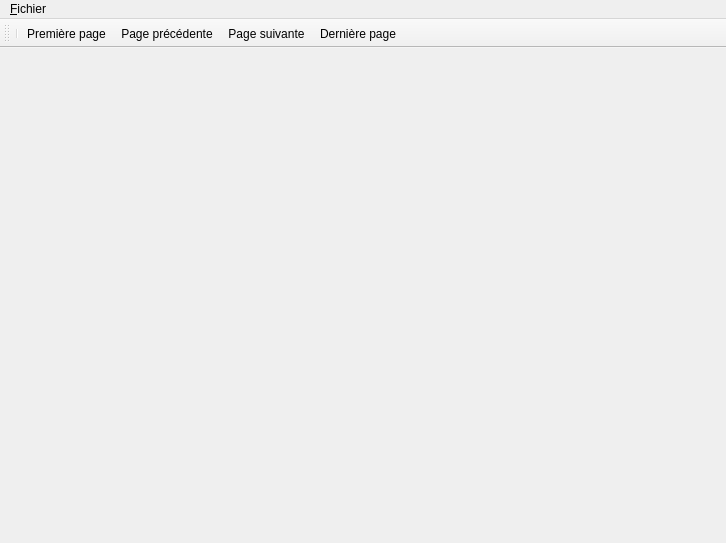
<?xml version="1.0" encoding="UTF-8"?>
<ui version="4.0">
 <class>MainFrm</class>
 <widget class="QMainWindow" name="MainFrm">
  <property name="geometry">
   <rect>
    <x>0</x>
    <y>0</y>
    <width>726</width>
    <height>543</height>
   </rect>
  </property>
  <property name="windowTitle">
   <string>MainWindow</string>
  </property>
  <widget class="QScrollArea" name="centralwidget">
   <property name="alignment">
    <set>Qt::AlignCenter</set>
   </property>
  </widget>
  <widget class="QMenuBar" name="menubar">
   <property name="geometry">
    <rect>
     <x>0</x>
     <y>0</y>
     <width>726</width>
     <height>21</height>
    </rect>
   </property>
   <widget class="QMenu" name="menu_Fichier">
    <property name="title">
     <string>&amp;Fichier</string>
    </property>
    <addaction name="actionOuvrir"/>
    <addaction name="separator"/>
    <addaction name="actionQuitter"/>
   </widget>
   <addaction name="menu_Fichier"/>
  </widget>
  <widget class="QToolBar" name="toolBar">
   <property name="windowTitle">
    <string>toolBar</string>
   </property>
   <attribute name="toolBarArea">
    <enum>TopToolBarArea</enum>
   </attribute>
   <attribute name="toolBarBreak">
    <bool>false</bool>
   </attribute>
   <addaction name="separator"/>
   <addaction name="actionPremierePage"/>
   <addaction name="actionPagePrecedente"/>
   <addaction name="actionPageSuivante"/>
   <addaction name="actionDernierePage"/>
  </widget>
  <action name="actionPremierePage">
   <property name="icon">
    <iconset resource="viewer.qrc">
     <normaloff>:/viewer/images/2leftarrow.png</normaloff>:/viewer/images/2leftarrow.png</iconset>
   </property>
   <property name="text">
    <string>Première page</string>
   </property>
   <property name="toolTip">
    <string>Première page</string>
   </property>
  </action>
  <action name="actionPagePrecedente">
   <property name="icon">
    <iconset resource="viewer.qrc">
     <normaloff>:/viewer/images/1leftarrow.png</normaloff>:/viewer/images/1leftarrow.png</iconset>
   </property>
   <property name="text">
    <string>Page précédente</string>
   </property>
   <property name="toolTip">
    <string>Page précédente</string>
   </property>
  </action>
  <action name="actionPageSuivante">
   <property name="icon">
    <iconset resource="viewer.qrc">
     <normaloff>:/viewer/images/1rightarrow.png</normaloff>:/viewer/images/1rightarrow.png</iconset>
   </property>
   <property name="text">
    <string>Page suivante</string>
   </property>
   <property name="toolTip">
    <string>Page suivante</string>
   </property>
  </action>
  <action name="actionDernierePage">
   <property name="icon">
    <iconset resource="viewer.qrc">
     <normaloff>:/viewer/images/2rightarrow.png</normaloff>:/viewer/images/2rightarrow.png</iconset>
   </property>
   <property name="text">
    <string>Dernière page</string>
   </property>
   <property name="toolTip">
    <string>Dernière page</string>
   </property>
  </action>
  <action name="actionOuvrir">
   <property name="icon">
    <iconset resource="viewer.qrc">
     <normaloff>:/viewer/images/fileopen.png</normaloff>:/viewer/images/fileopen.png</iconset>
   </property>
   <property name="text">
    <string>&amp;Ouvrir</string>
   </property>
  </action>
  <action name="actionQuitter">
   <property name="icon">
    <iconset resource="viewer.qrc">
     <normaloff>:/viewer/images/exit.png</normaloff>:/viewer/images/exit.png</iconset>
   </property>
   <property name="text">
    <string>&amp;Quitter</string>
   </property>
  </action>
 </widget>
 <resources>
  <include location="viewer.qrc"/>
 </resources>
 <connections/>
</ui>
